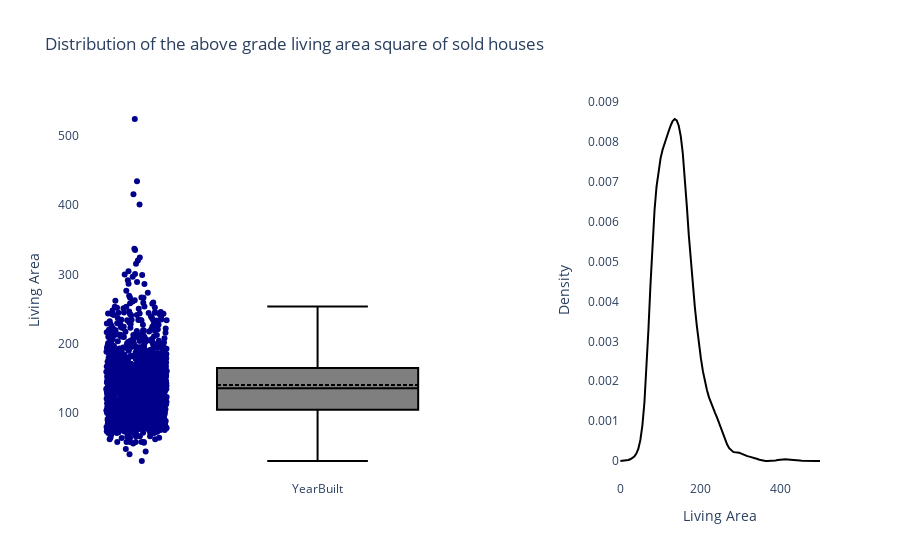

Here is the notebook cell this chart was saved with:
### Markdown cell above
### GrLivArea: Above grade (ground) living area square feet

### Code cell
liv_area = numeric_attributes_df["GrLivArea"].apply(lambda x: x / 10.764)

# Create subplots
fig = make_subplots(rows=1, cols=2, column_widths=[0.7, 0.3])

# Boxplot chart
fig.add_trace(
    go.Box(
        y=liv_area.values,
        boxmean=True,
        boxpoints="all",
        jitter=0.3,
        pointpos=-1.8,
        marker=dict(color="darkblue"),
        line=dict(color="black"),
        name=f"{numeric_attribute}",
        showlegend=False,
    ),
    row=1,
    col=1,
)

x_kde, y_kde = kde_values(liv_area.values, 0, 500)

fig.add_trace(
    go.Scatter(
        x=x_kde, y=y_kde, mode="lines", showlegend=False, line=dict(color="black")
    ),
    row=1,
    col=2,
)


fig.update_layout(
    title="Distribution of the above grade living area square of sold houses",
    yaxis_title="Living Area",
    plot_bgcolor="white",
)

fig.update_xaxes(title_text="Living Area", row=1, col=2)
fig.update_yaxes(title_text="Density", row=1, col=2)

fig.show()

### Figure 1 — Plotly figure (JSON) as saved in the notebook; plotly's stock layout.template omitted (floating-point values rounded to 4 significant figures; data arrays with more than 128 entries replaced by an {"elided": "..."} marker saying what was removed)
{"data": [{"boxmean": true, "boxpoints": "all", "jitter": 0.3, "line": {"color": "black"}, "marker": {"color": "darkblue"}, "name": "YearBuilt", "pointpos": -1.8, "showlegend": false, "type": "box", "xaxis": "x", "y": {"elided": "1460 float values"}, "yaxis": "y"}, {"line": {"color": "black"}, "mode": "lines", "showlegend": false, "type": "scatter", "x": [0, 5.051, 10.1, 15.15, 20.2, 25.25, 30.3, 35.35, 40.4, 45.45, 50.51, 55.56, 60.61, 65.66, 70.71, 75.76, 80.81, 85.86, 90.91, 95.96, 101.0, 106.1, 111.1, 116.2, 121.2, 126.3, 131.3, 136.4, 141.4, 146.5, 151.5, 156.6, 161.6, 166.7, 171.7, 176.8, 181.8, 186.9, 191.9, 197.0, 202.0, 207.1, 212.1, 217.2, 222.2, 227.3, 232.3, 237.4, 242.4, 247.5, 252.5, 257.6, 262.6, 267.7, 272.7, 277.8, 282.8, 287.9, 292.9, 298.0, 303.0, 308.1, 313.1, 318.2, 323.2, 328.3, 333.3, 338.4, 343.4, 348.5, 353.5, 358.6, 363.6, 368.7, 373.7, 378.8, 383.8, 388.9, 393.9, 399.0, 404.0, 409.1, 414.1, 419.2, 424.2, 429.3, 434.3, 439.4, 444.4, 449.5, 454.5, 459.6, 464.6, 469.7, 474.7, 479.8, 484.8, 489.9, 494.9, 500], "xaxis": "x2", "y": [6.338e-07, 2.021e-06, 5.415e-06, 1.236e-05, 2.447e-05, 4.325e-05, 7.104e-05, 0.0001138, 0.0001849, 0.0003097, 0.000528, 0.000894, 0.001467, 0.002281, 0.003305, 0.004416, 0.005449, 0.006279, 0.006878, 0.007294, 0.007587, 0.007804, 0.007972, 0.00812, 0.008267, 0.00841, 0.008523, 0.008574, 0.008539, 0.008405, 0.008145, 0.007722, 0.007123, 0.006402, 0.005656, 0.004971, 0.004375, 0.00385, 0.003374, 0.002942, 0.002564, 0.002247, 0.001987, 0.001773, 0.001595, 0.001447, 0.001323, 0.001209, 0.00109, 0.0009561, 0.0008108, 0.0006653, 0.0005306, 0.0004142, 0.0003226, 0.0002609, 0.000229, 0.0002183, 0.0002144, 0.000205, 0.0001857, 0.0001609, 0.0001379, 0.0001211, 0.0001094, 9.888e-05, 8.582e-05, 6.878e-05, 4.92e-05, 3.057e-05, 1.619e-05, 7.219e-06, 2.776e-06, 1.249e-06, 1.598e-06, 3.747e-06, 8.193e-06, 1.513e-05, 2.366e-05, 3.189e-05, 3.789e-05, 4.079e-05, 4.096e-05, 3.947e-05, 3.735e-05, 3.472e-05, 3.074e-05, 2.472e-05, 1.731e-05, 1.027e-05, 5.082e-06, 2.081e-06, 7.022e-07, 1.951e-07, 4.633e-08, 2.021e-08, 6.226e-08, 2.568e-07, 8.869e-07, 2.515e-06], "yaxis": "y2"}], "layout": {"plot_bgcolor": "white", "title": {"text": "Distribution of the above grade living area square of sold houses"}, "xaxis": {"anchor": "y", "domain": [0, 0.63]}, "xaxis2": {"anchor": "y2", "domain": [0.73, 1], "title": {"text": "Living Area"}}, "yaxis": {"anchor": "x", "domain": [0, 1], "title": {"text": "Living Area"}}, "yaxis2": {"anchor": "x2", "domain": [0, 1], "title": {"text": "Density"}}}}
